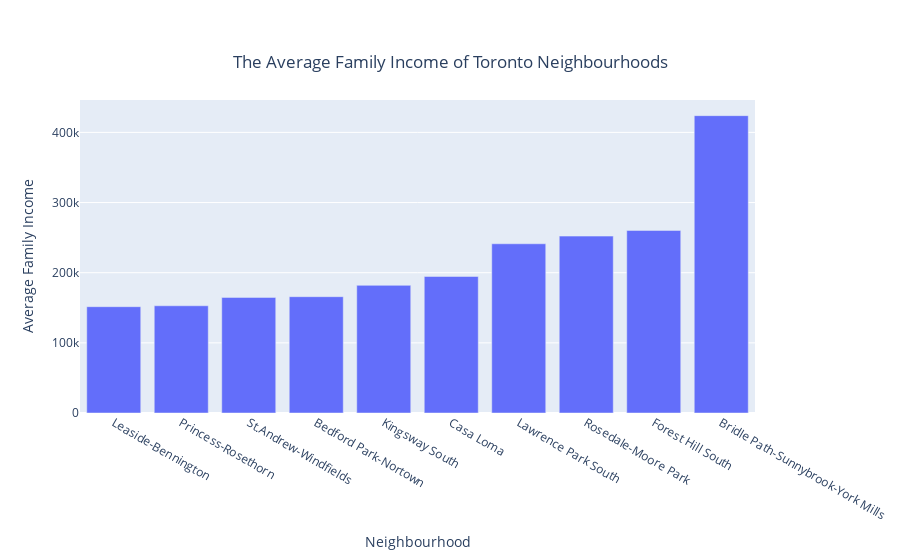

The notebook cell saved with this chart:
### Code cell
fig = px.bar(dataframe.tail(10), x='Neighbourhood', y='Average Family Income', title='The Average Family Income of Toronto Neighbourhoods')
fig.update_layout(
    title={
        'text': "The Average Family Income of Toronto Neighbourhoods",
        'y':0.9,
        'x':0.5,
        'xanchor': 'center',
        'yanchor': 'top'})

### Figure 1 — Plotly figure (JSON) as saved in the notebook; plotly's stock layout.template omitted (floating-point values rounded to 4 significant figures)
{"data": [{"alignmentgroup": "True", "hovertemplate": "Neighbourhood=%{x}<br>Average Family Income=%{y}<extra></extra>", "legendgroup": "", "marker": {"color": "#636efa"}, "name": "", "offsetgroup": "", "orientation": "v", "showlegend": false, "textposition": "auto", "type": "bar", "x": ["Leaside-Bennington", "Princess-Rosethorn", "St.Andrew-Windfields", "Bedford Park-Nortown", "Kingsway South", "Casa Loma", "Lawrence Park South", "Rosedale-Moore Park", "Forest Hill South", "Bridle Path-Sunnybrook-York Mills"], "xaxis": "x", "y": [151550, 152850, 164780, 165800, 181960, 194620, 241210, 252135, 260240, 423850], "yaxis": "y"}], "layout": {"barmode": "relative", "legend": {"tracegroupgap": 0}, "title": {"text": "The Average Family Income of Toronto Neighbourhoods", "x": 0.5, "xanchor": "center", "y": 0.9, "yanchor": "top"}, "xaxis": {"anchor": "y", "domain": [0, 1], "title": {"text": "Neighbourhood"}}, "yaxis": {"anchor": "x", "domain": [0, 1], "title": {"text": "Average Family Income"}}}}
